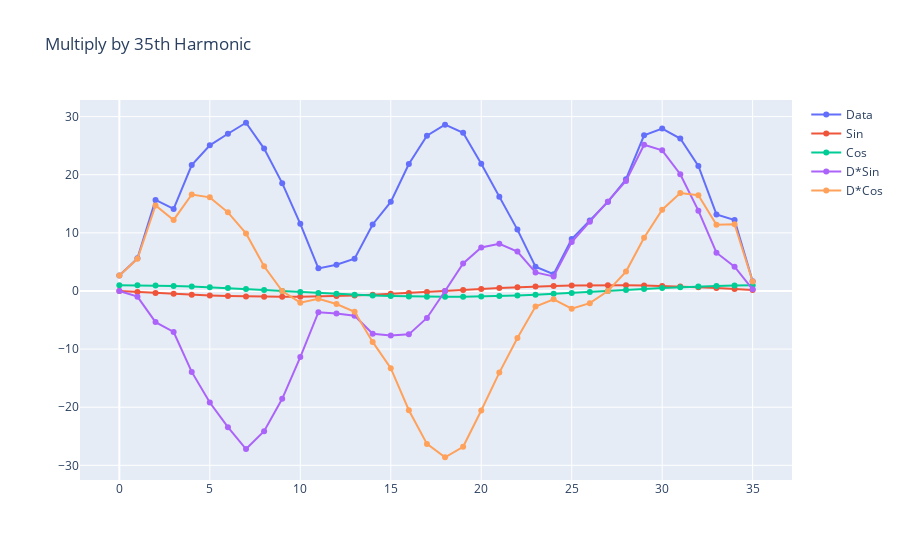

Notebook code for this chart:
### Code cell
harm35sin = np.sin(2*np.pi* 35 * okci/36)
harm35cos = np.cos(2*np.pi* 35 * okci/36)

# Create a trace
trace35sin = go.Scatter(
    x = okci,
    y = harm35sin,
    mode = 'lines+markers',
    name = 'Sin'
)
trace35cos = go.Scatter(
    x = okci,
    y = harm35cos,
    mode = 'lines+markers',
    name = 'Cos'
)

p35sin = harm35sin * temps
p35cos = harm35cos * temps

trace35psin = go.Scatter(
    x = okci,
    y = p35sin,
    mode = 'lines+markers',
    name = 'D*Sin'
)
trace35pcos = go.Scatter(
    x = okci,
    y = p35cos,
    mode = 'lines+markers',
    name = 'D*Cos'
)
fig = go.Figure(
    data=[tracedata, trace35sin, trace35cos, trace35psin, trace35pcos],
    layout_title_text="Multiply by 35th Harmonic"
)
print("Integral of sin product:", np.sum(p35sin), " and cos product:", np.sum(p35cos))
print("Total power:", np.sqrt(np.sum(p35sin)**2 + np.sum(p35cos)**2))
fig.show()

### Figure 1 — Plotly figure (JSON) as saved in the notebook; plotly's stock layout.template omitted (floating-point values rounded to 4 significant figures)
{"data": [{"mode": "lines+markers", "name": "Data", "type": "scatter", "x": [0, 1, 2, 3, 4, 5, 6, 7, 8, 9, 10, 11, 12, 13, 14, 15, 16, 17, 18, 19, 20, 21, 22, 23, 24, 25, 26, 27, 28, 29, 30, 31, 32, 33, 34, 35], "y": [2.667, 5.611, 15.67, 14.11, 21.67, 25.06, 27.06, 28.94, 24.5, 18.56, 11.56, 3.889, 4.5, 5.556, 11.44, 15.33, 21.83, 26.72, 28.61, 27.22, 21.89, 16.22, 10.56, 4.167, 2.889, 8.944, 12.11, 15.33, 19.22, 26.78, 27.94, 26.22, 21.5, 13.17, 12.22, 1.667]}, {"mode": "lines+markers", "name": "Sin", "type": "scatter", "x": [0, 1, 2, 3, 4, 5, 6, 7, 8, 9, 10, 11, 12, 13, 14, 15, 16, 17, 18, 19, 20, 21, 22, 23, 24, 25, 26, 27, 28, 29, 30, 31, 32, 33, 34, 35], "y": [0, -0.1736, -0.342, -0.5, -0.6428, -0.766, -0.866, -0.9397, -0.9848, -1, -0.9848, -0.9397, -0.866, -0.766, -0.6428, -0.5, -0.342, -0.1736, 7.839e-15, 0.1736, 0.342, 0.5, 0.6428, 0.766, 0.866, 0.9397, 0.9848, 1, 0.9848, 0.9397, 0.866, 0.766, 0.6428, 0.5, 0.342, 0.1736]}, {"mode": "lines+markers", "name": "Cos", "type": "scatter", "x": [0, 1, 2, 3, 4, 5, 6, 7, 8, 9, 10, 11, 12, 13, 14, 15, 16, 17, 18, 19, 20, 21, 22, 23, 24, 25, 26, 27, 28, 29, 30, 31, 32, 33, 34, 35], "y": [1, 0.9848, 0.9397, 0.866, 0.766, 0.6428, 0.5, 0.342, 0.1736, -3.919e-15, -0.1736, -0.342, -0.5, -0.6428, -0.766, -0.866, -0.9397, -0.9848, -1, -0.9848, -0.9397, -0.866, -0.766, -0.6428, -0.5, -0.342, -0.1736, 2.597e-14, 0.1736, 0.342, 0.5, 0.6428, 0.766, 0.866, 0.9397, 0.9848]}, {"mode": "lines+markers", "name": "D*Sin", "type": "scatter", "x": [0, 1, 2, 3, 4, 5, 6, 7, 8, 9, 10, 11, 12, 13, 14, 15, 16, 17, 18, 19, 20, 21, 22, 23, 24, 25, 26, 27, 28, 29, 30, 31, 32, 33, 34, 35], "y": [0, -0.9744, -5.358, -7.056, -13.93, -19.19, -23.43, -27.2, -24.13, -18.56, -11.38, -3.654, -3.897, -4.256, -7.356, -7.667, -7.467, -4.64, 2.243e-13, 4.727, 7.486, 8.111, 6.785, 3.192, 2.502, 8.405, 11.93, 15.33, 18.93, 25.16, 24.2, 20.09, 13.82, 6.583, 4.18, 0.2894]}, {"mode": "lines+markers", "name": "D*Cos", "type": "scatter", "x": [0, 1, 2, 3, 4, 5, 6, 7, 8, 9, 10, 11, 12, 13, 14, 15, 16, 17, 18, 19, 20, 21, 22, 23, 24, 25, 26, 27, 28, 29, 30, 31, 32, 33, 34, 35], "y": [2.667, 5.526, 14.72, 12.22, 16.6, 16.11, 13.53, 9.9, 4.254, -7.273e-14, -2.007, -1.33, -2.25, -3.571, -8.767, -13.28, -20.52, -26.32, -28.61, -26.81, -20.57, -14.05, -8.086, -2.678, -1.444, -3.059, -2.103, 3.982e-13, 3.338, 9.159, 13.97, 16.86, 16.47, 11.4, 11.49, 1.641]}], "layout": {"autosize": true, "title": {"text": "Multiply by 35th Harmonic"}, "xaxis": {"autorange": true, "range": [-2.114, 37.11], "type": "linear"}, "yaxis": {"autorange": true, "range": [-32.83, 33.16], "type": "linear"}}}
